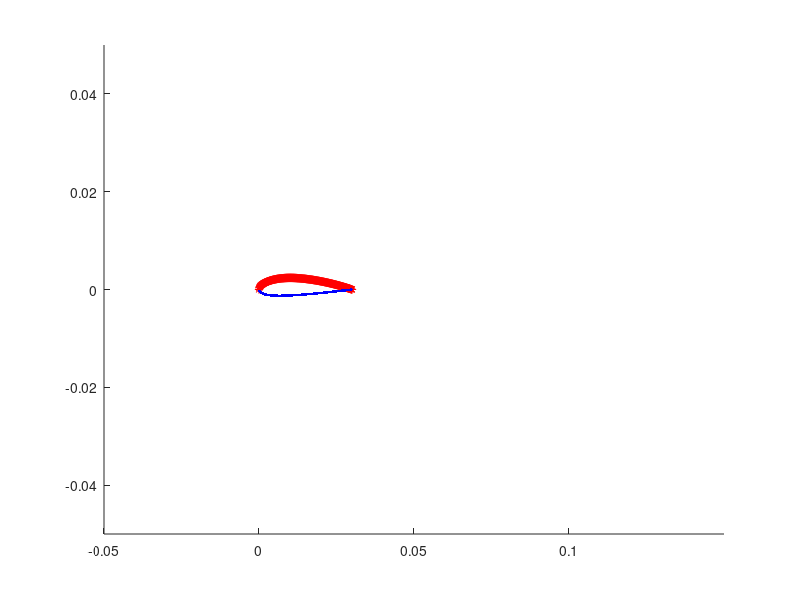

This figure's MATLAB source:
%GENERATE 2D MESH FOR A NACA AIRFOIL

%%%%%%%%%%%%%%%%%%%%%%%%%%%%%%%%%%%%%%%%%%%%%%%%%%%%%%%%%%%%%%%%%%%%%%%%%%%

%GRID PARAMETERS
L = 0.1; %Length of computational domain (m) 
FineGrid = 1024; %Number of points on finest grid
ds = L/(FineGrid*2); %Distance between grid points on finest grid
d = L/20; %Diameter of tube

N = 512; %Number of Cartesian grid meshwidths (finest)
dx = L/N; %Cartesian mesh width (m)

NFINEST = 64;  % NFINEST = 4 corresponds to a uniform grid spacing of h=1/64

%AIRFOIL PARAMETERS

%NACA NUMBERS (for more info see Wikipedia page on naca airfoils)
first = 2;
second = 4;
third = 1;
fourth = 2;
thirdFourth = 12; %last two digits

c = 0.03; %chord length

ds = c/(N/2); %spatial step for lagrangian points
stepsOverChord = c/ds; %number of steps over chord length

t = thirdFourth/100.0; %max thickness of the airfoil as a fraction of the chord

m = first/100.0; %maximum camber
p = second/10.0; %location of the maximum camber

%INITIALIZE SOME VARIABLES

%COORDINATES OF LEADING TIP
x0 = 0.0;
y0 = 0.0;

%ARC LENGTH
arcLengthUpper = 0; %arc length of upper surface
arcLengthLower = 0; %arc length of lower surface
arcLengthTotal = 0; %arc length of airfoil surface

%SET FIRST SET OF "PREVIOUS" COORDINATES TO ORIGIN OF AIRFOIL
xUPrevious = 0.0;
yUPrevious = 0.0;

xLPrevious = 0.0;
yLPrevious = 0.0;

%%CREATE UPPER AND LOWER SURFACES OF AIRFOIL...
for x = 1:N
    
    xn = x*dx; %position along the x axis
    
    %HALF THICKNESS OF AIRFOIL AT GIVEN POSITION ON CHORD
    yT = 5*t*c*((0.2969*sqrt(xn/c))+(-0.1260*(xn/c))+(-0.3516*(xn/c)^2)+(0.2843*(xn/c)^3)+(-0.1015*(xn/c)^4));
    
    %MEAN CAMBER LINE    
    if xn <= p*c %calculating for a cambered 4-digit naca airfoil (see wikipedia page)
        
       yC = m*(xn/p^2)*(2*p - (xn/c));
       
       dyCdx = (2*m/p^2)*(p-(xn/c));
       
    else
        
        yC = m*(((c-xn)/(1-p)^2)*(1+(xn/c)-2*p));
        
        dyCdx = ((2*m/((1-p)^2)))*(p-(xn/c));
        
    end
    
    theta = atan(dyCdx);
    
    %UPPER SURFACE OF AIRFOIL
    yU(x) = yC + yT*cos(theta); %y coordinates of upper surface
    xU(x) = xn - yT*sin(theta); %x coordinates of upper surface
    
    %find distance from this point to previous
    dsUpper = sqrt((xU(x) - xUPrevious)^2 + (yU(x) - yUPrevious)^2);
    
    %update future previous values (x(i-1))
    xUPrevious = xU(x);
    yUPrevious = yU(x);

    %add the step in length to the total arc length (upper)
    arcLengthUpper = arcLengthUpper + dsUpper;
    
    %LOWER SURFACE OF AIRFOIL
    xL(x) = xn + yT*sin(theta); %x coordinates of lower surface
    yL(x) = yC-yT*cos(theta); %y coordinates of lower surface
    
    %find distance from this point to previous
    dsLower = sqrt((xL(x) - xLPrevious)^2 + (yL(x) - yLPrevious)^2);
    
    %update future previous values (x(i-1))
    xLPrevious = xL(x);
    yLPrevious = yL(x);
    
    %add the step in length to the total arc length (lower)
    arcLengthLower = arcLengthLower + dsLower;
    
end

%find total arc length of the airfoil
arcLengthTotal = arcLengthLower + arcLengthUpper;

%PLOT THE GEOMETRY
%plot(xU, yU, 'r-'); hold on; %upper surface of airfoil
%plot(xU, yU, '*'); hold on;

%plot(xL, yL, 'r-'); hold on; %lower surface of airfoil
%plot(xL, yL, '*'); hold on;

%xlabel('x'); ylabel('y');
%axis([-0.05,0.15,-.05,.05]);

%FIND THE NUMBER OF NODES TO LAY ALONG AIRFOIL
numNodesUpper = ceil(arcLengthUpper/(0.5*dx)/4)*4+1;
numNodesLower = ceil(arcLengthLower/(0.5*dx)/4)*4+1;
numNodesTotal = numNodesUpper + numNodesLower;

%FIND LENGTH STEP ALONG ARC
dsUpper = arcLengthUpper/(numNodesUpper-1);
dsLower = arcLengthLower/(numNodesLower-1);

kappa_target = 1.0e-2; %target point penalty spring constant (Newton)

%%%%%%%%%%%%%%%%%%%%%%%%%%%%%%%%%%%%%%%%%%%%%%%%%%%%%%%%%%%%%%%%%%%%%%%%%%%

%WRITE .VERTEX FILE
vertex_fid = fopen(['naca2D_' num2str(N) '.vertex'], 'w');

numberNodes = (2*(ceil(c/ds)));

%first line is the number of vertices in the file
fprintf(vertex_fid, '%d\n', numberNodes);
hold on
%remaining lines are the initial coordinates of each vertex

initialX = 0;

%WRITE VERTICES FOR UPPER SURFACE
for i = 0:(c/ds)
    %determine x and y coordinates of point along lower surface
    
    in = i*ds; %position along the x axis
    
    
    %HALF THICKNESS OF AIRFOIL AT GIVEN POSITION ON CHORD
    yT = 5*t*c*((0.2969*sqrt(in/c))+(-0.1260*(in/c))+(-0.3516*(in/c)^2)+(0.2843*(in/c)^3)+(-0.1036*(in/c)^4));
    
    %MEAN CAMBER LINE    
    if in <= p*c %calculating for a cambered 4-digit naca airfoil (see wikipedia page)
        
       yC = m*(in/p^2)*(2*p - (in/c));
       
       dyCdx = (2*m/p^2)*(p-(in/c));
       
    else
        
        yC = m*(((c-in)/(1-p)^2)*(1+(in/c)-2*p));
        
        dyCdx = ((2*m/((1-p)^2)))*(p-(in/c));
        
    end
    
    theta = atan(dyCdx);
    
    %UPPER SURFACE OF AIRFOIL
    X(1) = initialX + in - yT*sin(theta); %x coordinates of upper surface
    X(2) = yC + yT*cos(theta); %y coordinates of upper surface
    
    %plot this point
    plot(X(1),X(2),'*r')
    axis([-0.05,0.15,-.05,.05]);
    
    %write the coordinates to the vertex file
    fprintf(vertex_fid, '%1.16e %1.16e\n', X(1), X(2));
end

%WRITE VERTICES FOR LOWER SURFACE
for i = 1:((c/ds)-1)
    %determine x and y coordinates of point along lower surface
    
    in = i*ds; %position along the x axis
    
    %HALF THICKNESS OF AIRFOIL AT GIVEN POSITION ON CHORD
    yT = 5*t*c*((0.2969*sqrt(in/c))+(-0.1260*(in/c))+(-0.3516*(in/c)^2)+(0.2843*(in/c)^3)+(-0.1036*(in/c)^4));
    
    %MEAN CAMBER LINE    
    if in <= p*c %calculating for a cambered 4-digit naca airfoil (see wikipedia page)
        
       yC = m*(in/p^2)*(2*p - (in/c));
       
       dyCdx = (2*m/p^2)*(p-(in/c));
       
    else
        
        yC = m*(((c-in)/(1-p)^2)*(1+(in/c)-2*p));
        
        dyCdx = ((2*m/((1-p)^2)))*(p-(in/c));
        
    end
    
    theta = atan(dyCdx);
    
    %LOWER SURFACE OF AIRFOIL
    X(1) = initialX + in + yT*sin(theta); %x coordinates of lower surface
    X(2) = yC-yT*cos(theta); %y coordinates of lower surface
    
    %plot this point
    plot(X(1),X(2), '.b')
    
    %write the coordinates to the vertex file
    fprintf(vertex_fid, '%1.16e %1.16e\n', X(1), X(2));
end

hold off
fclose(vertex_fid);

%%%%%%%%%%%%%%%%%%%%%%%%%%%%%%%%%%%%%%%%%%%%%%%%%%%%%%%%%%%%%%%%%%%%%%%%%%%

% %WRITE .TARGET FILE
% target_fid = fopen(['naca2D_' num2str(N) '.target'], 'w');
% 
% fprintf(target_fid, '%d\n', numNodesTotal-1);
% 
% for s = 0:numNodesTotal-2
%    
%     fprintf(target_fid, '%d %1.16e\n', s, kappa_target*dsUpper/(dsUpper^2));
%     
% end
% 
% fclose(target_fid);

%%%%%%%%%%%%%%%%%%%%%%%%%%%%%%%%%%%%%%%%%%%%%%%%%%%%%%%%%%%%%%%%%%%%%%%%%%%